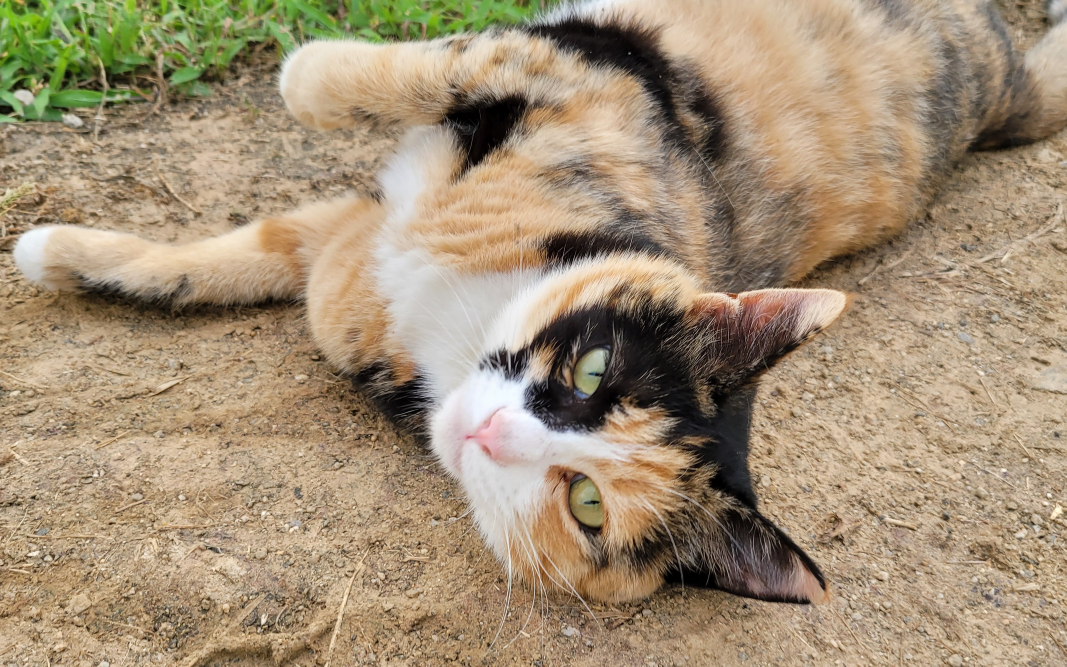
#> input picture OpenCV21/cat.jpg, 3200 x 2000 px (shown at 1/3 size)
$ jupyter execute C143.ipynb
#> lines starting #> are read from the running program, lines starting #| are printed output that depends on the picture
# 1.4.3 Geometric Transformations of Images
### cv2.getPerspectiveTransform
##### Transformations

[cell 1]
# Scaling(크기변경 - 상대크기)

[cell 2]
import cv2
import numpy as np
from matplotlib import pyplot as plt

img = cv2.imread('cat.jpg')
#> img is the input picture: shape (2000, 3200, 3); mean B, G, R 118, 144.1, 162.7

# dst = cv2.resize(이미지, 이미지의 변환할 절대크기, 가로(상대크기), 세로(상대크기), 이미지 보간 방법)
# 이미지를 절대크기로 변환하려면 dsize=(640, 480) 이런식의 튜플로 입력하고 상대크기의 가로/세로는 입력하지 않아도 된다.
# 이미지를 상대크기로 변화하려면 dsize(0, 0), None 등으로 입력하고 상대크기를 입력한다.
# 많이 사용되는 이미지 보간법은 사이즈를 줄일 때 cv2.INTER_AREA, 사이즈를 크게할 때는 cv2.INTER_CUBIC 혹은 cv2.INTER_LINEAR 을 사용한다.

# 이 경우는 상대크기로 가로/세로를 두 배씩 늘이는 것이다.
res1 = cv2.resize(img, None, fx = 2, fy = 2, interpolation = cv2.INTER_CUBIC)

cv2.imshow('img', img)
cv2.imshow('result', res1)

cv2.waitKey(0)
cv2.destroyAllWindows()
cv2.waitKey(1)

[cell 3]
# OR(크기변경의 다른방법 - 절대크기)

height, width = img.shape[:2] # img.shape에는 세로/가로/채널 정보가 튜플로 저장되어있음.
#> height = 2000; width = 3200

# 이 경우는 절대크기로 가로/세로를 두 배씩 늘이는 것이다.
res2 = cv2.resize(img, (2 * width, 2 * height), interpolation = cv2.INTER_CUBIC)

cv2.imshow('img', img)
cv2.imshow('result', res2)

cv2.waitKey(0)
cv2.destroyAllWindows()
cv2.waitKey(1)

[cell 4]
# Translation(위치변경)

[cell 5]
import cv2
import numpy as np
from matplotlib import pyplot as plt

img = cv2.imread('cat.jpg', 0)
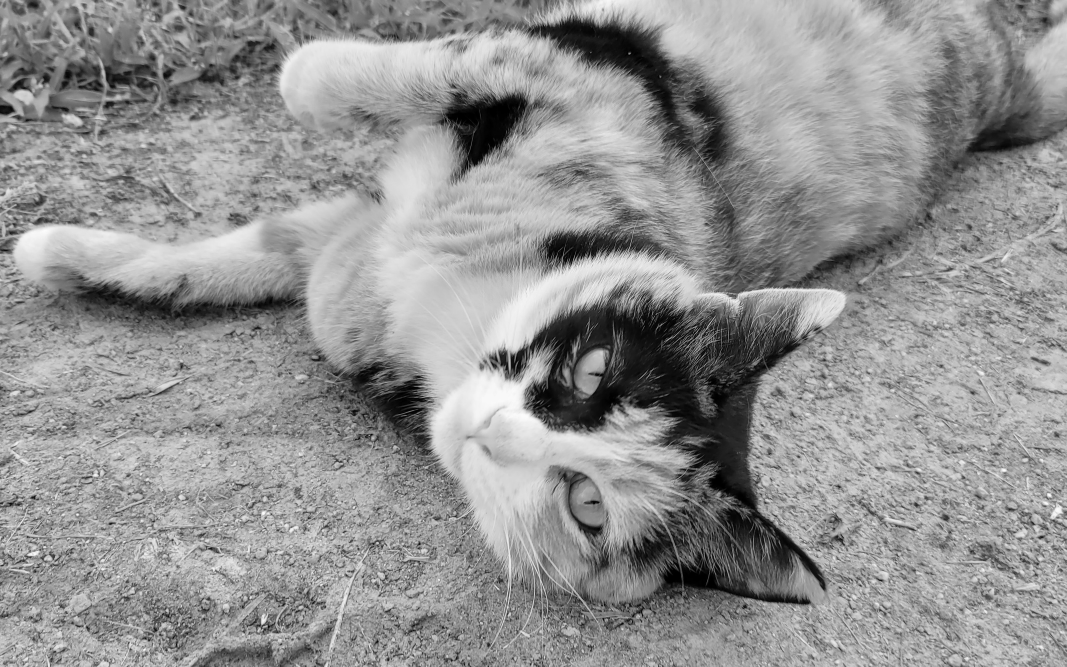
#> img: shape (2000, 3200) (shown at 1/3 size); min 0, max 255, mean 146.7
rows, cols = img.shape
#> rows = 2000; cols = 3200

# X축, Y축으로 이동하는(왼쪽 위 0, 0 기준) 변환행렬
# [[1,0,x축이동],[0,1,y축이동]]
M = np.float32([[1, 0, 500],[0, 1, 100]])

# cv2.warpAffine(이미지, 변환 행렬, (width=columns, height=rows))
dst = cv2.warpAffine(img, M, (cols, rows))
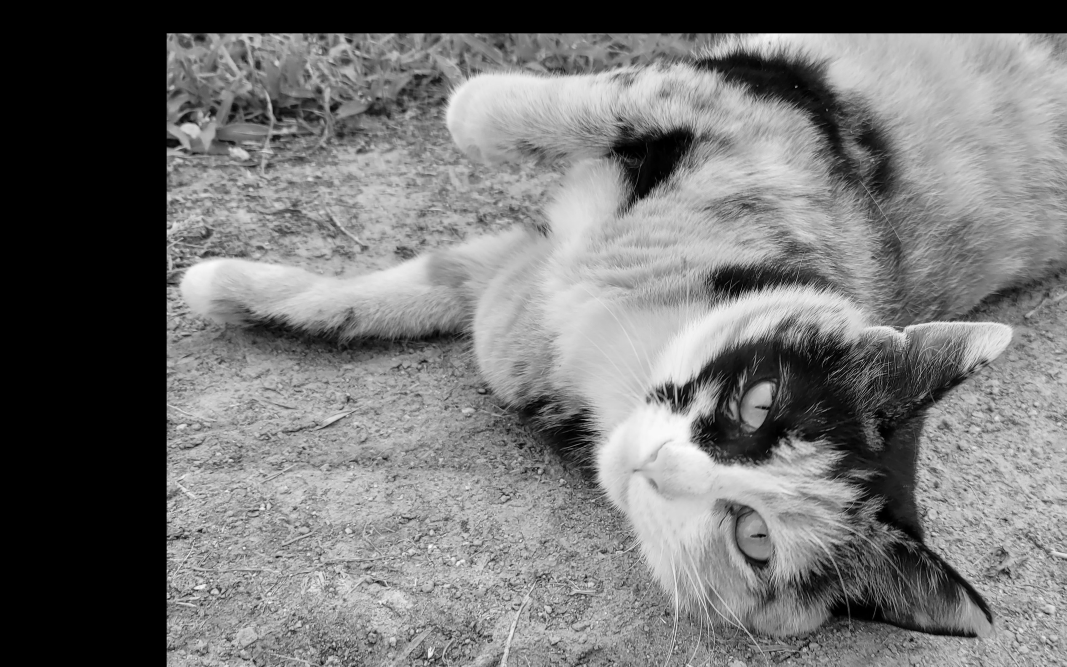
#> dst: shape (2000, 3200) (shown at 1/3 size); min 0, max 255, mean 116.4

# matplotlib로 볼 때 이미지의 사이즈를 변경하는 것
plt.rcParams["figure.figsize"] = (20, 10)

# plt.subplot(231) --> 2x3 행렬로 정렬된 표에서 1번째(왼쪽 위부터)
plt.subplot(121), plt.imshow(cv2.cvtColor(img, cv2.COLOR_BGR2RGB)), plt.title('ORIGINAL'), plt.xticks([]), plt.yticks([])
plt.subplot(122), plt.imshow(cv2.cvtColor(dst, cv2.COLOR_BGR2RGB)), plt.title('RESULT'), plt.xticks([]), plt.yticks([])

plt.show()
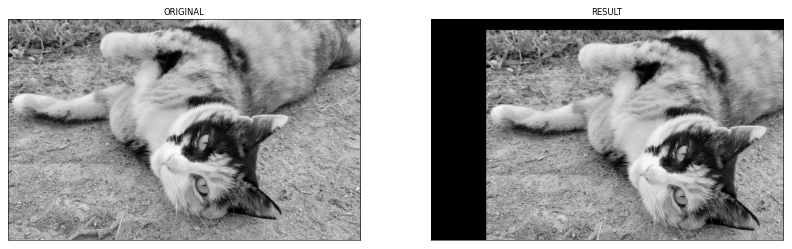
#> figure drawn by matplotlib, 2 panels

[cell 6]
# Rotation(각도변경)

[cell 7]
import cv2
import numpy as np
from matplotlib import pyplot as plt

img = cv2.imread('cat.jpg', 0)
rows, cols = img.shape

# cv2.getRotationMatrix2D(중심점(튜플), 회전 각도, 비율(확대 및 축소 비율))
# 이미지의 각도를 변환시키는 변환행렬
M = cv2.getRotationMatrix2D((cols / 2,rows / 2), 110, 1)

# cv2.warpAffine(이미지, 변환 행렬, (width=columns, height=rows))
dst = cv2.warpAffine(img,M,(cols,rows))
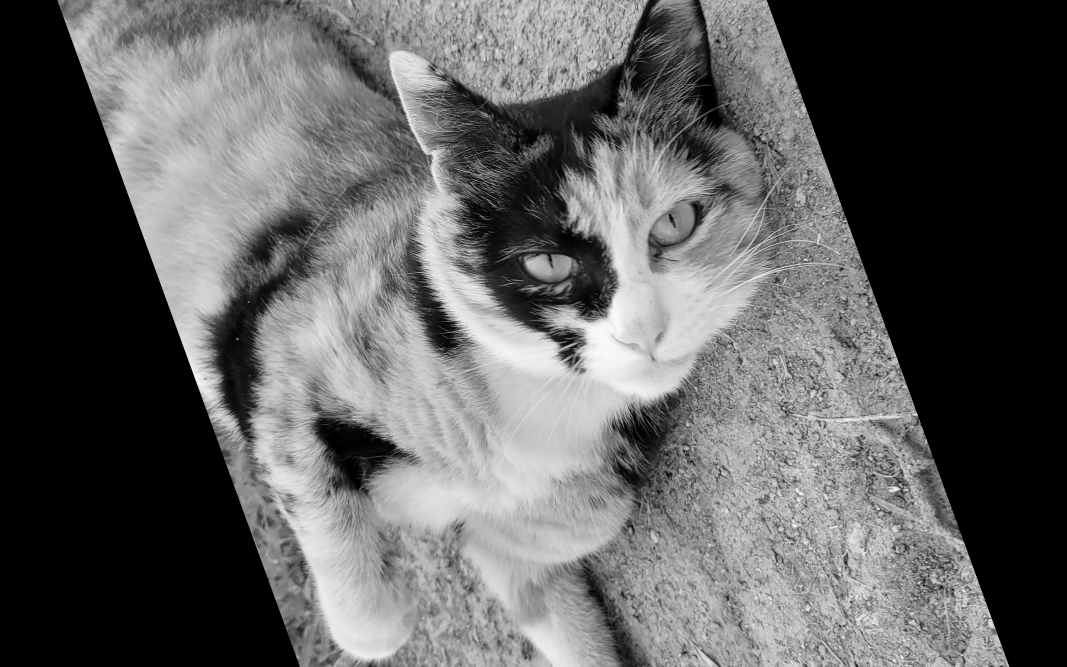
#> dst: shape (2000, 3200) (shown at 1/3 size); min 0, max 255, mean 96

# matplotlib로 볼 때 이미지의 사이즈를 변경하는 것
plt.rcParams["figure.figsize"] = (20, 10)

# plt.subplot(231) --> 2x3 행렬로 정렬된 표에서 1번째(왼쪽 위부터)
plt.subplot(121), plt.imshow(cv2.cvtColor(img, cv2.COLOR_BGR2RGB)), plt.title('ORIGINAL'), plt.xticks([]), plt.yticks([])
plt.subplot(122), plt.imshow(cv2.cvtColor(dst, cv2.COLOR_BGR2RGB)), plt.title('RESULT'), plt.xticks([]), plt.yticks([])

plt.show()
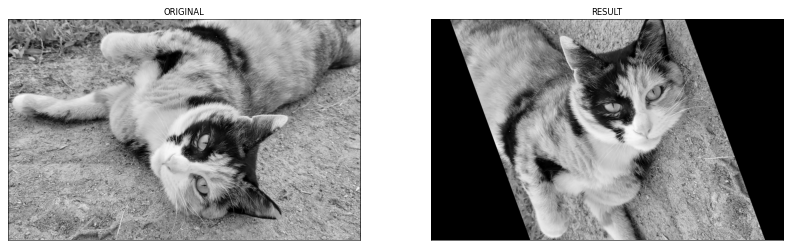
#> figure drawn by matplotlib, 2 panels

[cell 8]
# Affine Transformation

[cell 9]
import cv2
import numpy as np
from matplotlib import pyplot as plt

img = cv2.imread('cat.jpg', 0)
rows, cols = img.shape

pts1 = np.float32([[50,50], [200,50], [50,200]])
pts2 = np.float32([[10,100], [200,50], [100,250]])

# cv2.getAffineTransform(변환 전 픽셀 좌표, 변환 후 픽셀 좌표) -> 픽셀 좌표는 3개 필요하다
# 선의 평행성은 유지가 되면서 이미지를 변환하는 작업. 이동, 확대, Scale, 반전까지 포함된 변환
M = cv2.getAffineTransform(pts1, pts2)

# cv2.warpAffine(이미지, 변환 행렬, (width=columns, height=rows))
dst = cv2.warpAffine(img, M, (cols, rows))
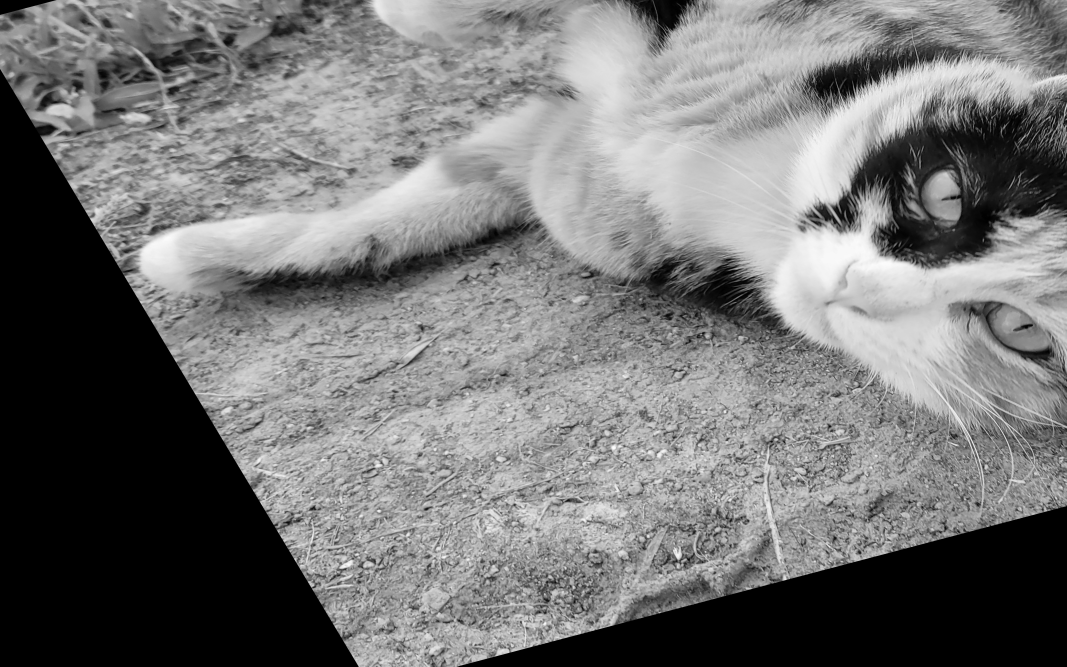
#> dst: shape (2000, 3200) (shown at 1/3 size); min 0, max 255, mean 117.2

# matplotlib로 볼 때 이미지의 사이즈를 변경하는 것
plt.rcParams["figure.figsize"] = (20, 10)

# plt.subplot(231) --> 2x3 행렬로 정렬된 표에서 1번째(왼쪽 위부터)
plt.subplot(121), plt.imshow(cv2.cvtColor(img, cv2.COLOR_BGR2RGB)), plt.title('ORIGINAL'), plt.xticks([]), plt.yticks([])
plt.subplot(122), plt.imshow(cv2.cvtColor(dst, cv2.COLOR_BGR2RGB)), plt.title('RESULT'), plt.xticks([]), plt.yticks([])

plt.show()
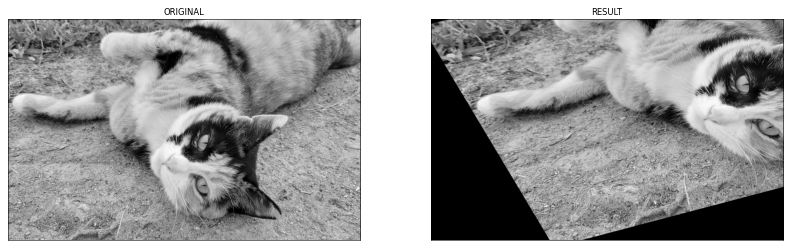
#> figure drawn by matplotlib, 2 panels

[cell 10]
# Perspective Transformation(투시 변환)

[cell 11]
import cv2
import numpy as np
from matplotlib import pyplot as plt

img = cv2.imread('sudoku.jpg', 0)
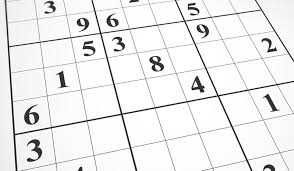
#> input picture OpenCV21/sudoku.jpg, 294 x 171 px
#> img is the input picture: shape (171, 294); min 0, max 255, mean 236.2
rows, cols = img.shape
#> rows = 171; cols = 294

pts1 = np.float32([[101, 33],[184, 21],[121, 114], [218, 95]])
pts2 = np.float32([[0, 0], [300, 0], [0, 300], [300, 300]])

# cv2.getPerspectiveTransform(변환 전 픽셀 좌표, 변환 후 픽셀 좌표) -> 픽셀 좌표는 4개 필요하다.
M = cv2.getPerspectiveTransform(pts1,pts2)

# cv2.warpPerspective(이미지, 맵 행렬, 출력 이미지 크기(튜플))는 입력 이미지(src)에 원근 맵 행렬(M)을 적용하고, 출력 이미지 크기(dsize)로 변형해서 출력 이미지(dst)를 반환합니다.
dst = cv2.warpPerspective(img, M, (300, 300))
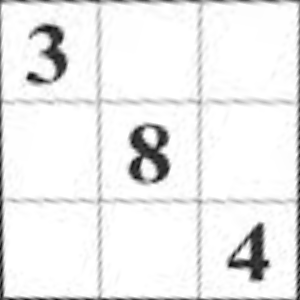
#> dst: shape (300, 300); min 5, max 255, mean 237.2

# matplotlib로 볼 때 이미지의 사이즈를 변경하는 것
plt.rcParams["figure.figsize"] = (20, 10)

# plt.subplot(231) --> 2x3 행렬로 정렬된 표에서 1번째(왼쪽 위부터)
plt.subplot(121), plt.imshow(cv2.cvtColor(img, cv2.COLOR_BGR2RGB)), plt.title('ORIGINAL'), plt.xticks([]), plt.yticks([])
plt.subplot(122), plt.imshow(cv2.cvtColor(dst, cv2.COLOR_BGR2RGB)), plt.title('RESULT'), plt.xticks([]), plt.yticks([])

plt.show()
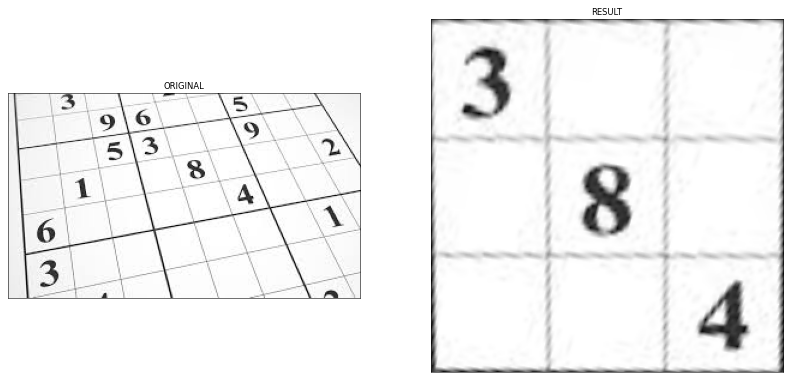
#> figure drawn by matplotlib, 2 panels
